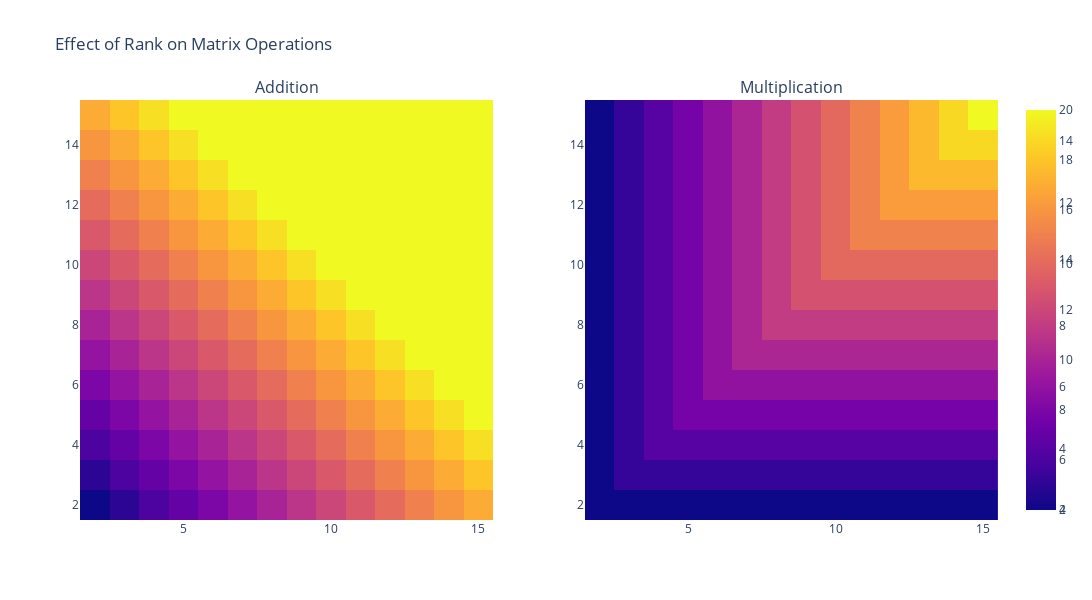

The notebook cell this image was saved under:
### Code cell
_add_results = np.zeros((14, 14))
_mul_results = np.zeros((14, 14))
M = 20

for i, rank1 in enumerate (range(2, 16)) :
    for j, rank2 in enumerate (range(2, 16)) : 
        A1 = matrix_with_rank_r(M, rank1)
        A2 = matrix_with_rank_r(M, rank2)
        
        _add_results[i][j] = np.linalg.matrix_rank(A1 + A2)
        _mul_results[i][j] = np.linalg.matrix_rank(A1 @ A2)
        
    
fig = make_subplots(rows=1, cols=2, subplot_titles=("Addition", "Multiplication"))

fig.add_trace(go.Heatmap(z=_add_results, x=list(range(2, 16)), y=list(range(2, 16))), row=1, col=1)
fig.add_trace(go.Heatmap(z=_mul_results, x=list(range(2, 16)), y=list(range(2, 16))), row=1, col=2)

fig.update_layout(height=600, width=1200, title_text="Effect of Rank on Matrix Operations")
fig.show()

### Figure 1 — Plotly figure (JSON) as saved in the notebook; plotly's stock layout.template omitted (floating-point values rounded to 4 significant figures; data arrays with more than 128 entries replaced by an {"elided": "..."} marker saying what was removed)
{"data": [{"type": "heatmap", "x": [2, 3, 4, 5, 6, 7, 8, 9, 10, 11, 12, 13, 14, 15], "xaxis": "x", "y": [2, 3, 4, 5, 6, 7, 8, 9, 10, 11, 12, 13, 14, 15], "yaxis": "y", "z": {"elided": "14x14 int values"}}, {"type": "heatmap", "x": [2, 3, 4, 5, 6, 7, 8, 9, 10, 11, 12, 13, 14, 15], "xaxis": "x2", "y": [2, 3, 4, 5, 6, 7, 8, 9, 10, 11, 12, 13, 14, 15], "yaxis": "y2", "z": {"elided": "14x14 int values"}}], "layout": {"annotations": [{"font": {"size": 16}, "showarrow": false, "text": "Addition", "x": 0.225, "xanchor": "center", "xref": "paper", "y": 1, "yanchor": "bottom", "yref": "paper"}, {"font": {"size": 16}, "showarrow": false, "text": "Multiplication", "x": 0.775, "xanchor": "center", "xref": "paper", "y": 1, "yanchor": "bottom", "yref": "paper"}], "height": 600, "title": {"text": "Effect of Rank on Matrix Operations"}, "width": 1200, "xaxis": {"anchor": "y", "domain": [0, 0.45]}, "xaxis2": {"anchor": "y2", "domain": [0.55, 1]}, "yaxis": {"anchor": "x", "domain": [0, 1]}, "yaxis2": {"anchor": "x2", "domain": [0, 1]}}}
